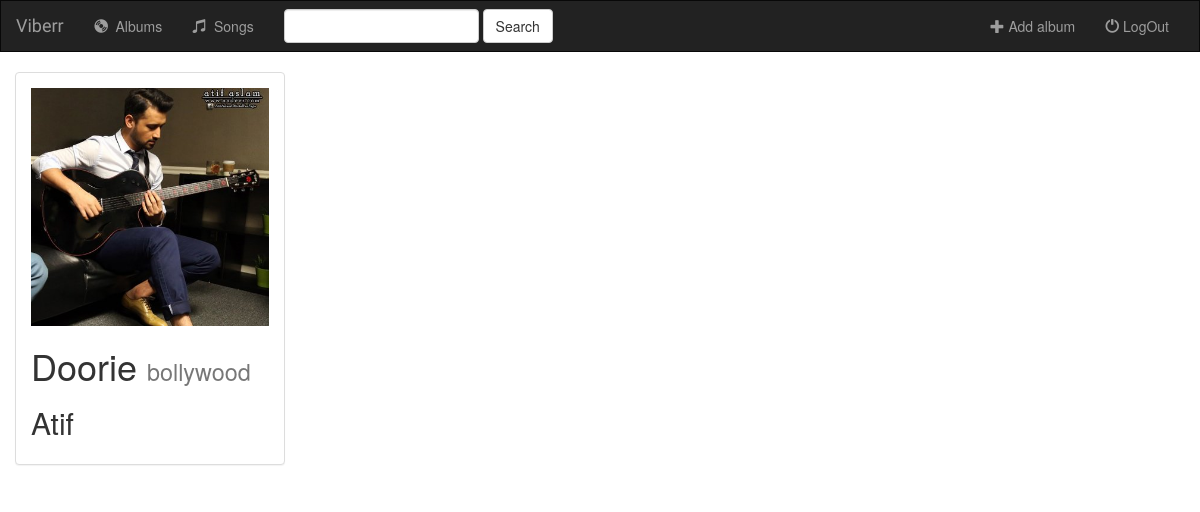
/music/2/, run on the app's committed database.
### music/models.py (models this page shows, shortened)
class Album(models.Model):
    artist = models.CharField(max_length=250)
    album_title = models.CharField(max_length=500)
    genre = models.CharField(max_length=100)
    album_logo = models.FileField()

### music/views.py (the view)
# urls.py: path('<album_id>/', views.detail, name='detail'),
def detail(request, album_id):
    album = get_object_or_404(Album, pk=album_id)
    return render(request, 'music/detail.html', {'album': album})

### music/templates/music/detail.html (shortened to what this page needs)
{% extends 'music/base.html'%}
{% block body %}
<div class="container-fluid songs-container">
    <div class="row">
        <div class="col-sm-4 col-md-3">
            <div class="panel panel-default">
                <div class="panel-body">
                    <a href="{% url 'music:detail' album.id %}">
                        {% if album.album_logo %}
                            <img src="{{ album.album_logo.url }}" class="img-responsive">
                        {% else %}
                            <h3>No image to display</h3>
                        {% endif %}
                    </a>
                    <h1>{{ album.album_title }} <small>{{ album.genre }}</small></h1>
                    <h2>{{ album.artist }}</h2>
                </div>
            </div>
        </div>
{% endblock %}

### music/static/music/style.css (style rules this page uses)
body { background: white url("images/82562e172686be3.jpg"); }

### data on the page
Album: album_logo (picture), album_title "Doorie", genre "bollywood", artist "Atif"
